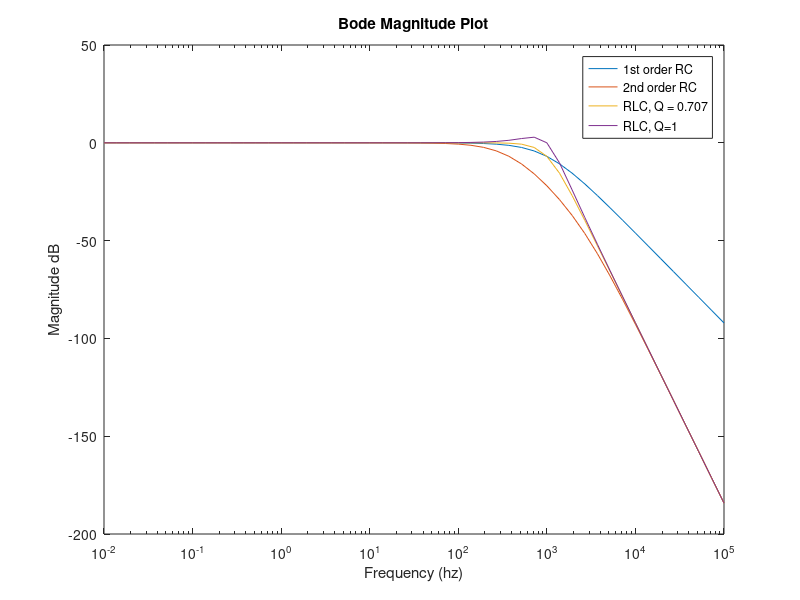

This chart was generated by the following MATLAB code:
% Anthony Rosenblum
% EELE 203
% 5/13/2018
% Lab 6

%% Problem #6
j = sqrt(-1);
w = [0:10:2000]*2*pi;
a = w./(2*pi);
r1 = 1000/(2*pi);
c = 10^-6;

% First order
p = abs(1./(r1*10^-6*j*w + 1));

plot(a,p)
title('Linear Magnitude Plot for #6')
xlabel('Frequency (hz)')
ylabel('Magnitude (V/V)')

hold 

% Second order
k = abs((1/(r1*r1*c*c))./((j*w).^2 + (j*w)*((r1*(c+c) + r1 * c)/(r1*r1*c*c)) + 1/(r1*r1*c*c)));

plot(a,k)

% Q = 0.707, RLC

r3 = sqrt(50660.59);
l3 = 39.4784176^-1;

n = abs((1/(l3*c))./((j*w).^2 + (j*w)*(r3/l3)+ 1/(l3*c)));

plot(a,n)

% Q = 1, RLC

r4 = (1000 * 2 * pi)*(0.02533);

m = abs((1/(l3*c))./((j*w).^2 + (j*w)*(r4/l3)+ 1/(l3*c)));

plot(a,m)

hold off

legend('1st order RC','2nd order RC', 'RLC, Q = 0.707', 'RLC, Q=1')

%% Problem #7

wmin = 0.01 * 2 * pi;
wmax = 100000 * 2 * pi;
com1 = logspace(log10(wmin),log10(wmax));
b = com1/(2*pi);
com2 = [0:100:100000];

g = 20 * log(abs(1./(r1*10^-6*j*com1 + 1)));

f = 20 * log(abs((1/(r1*r1*c*c))./((j*com1).^2 + (j*com1)*((r1*(c+c) + r1 * c)/(r1*r1*c*c)) + 1/(r1*r1*c*c))));

v = 20 * log(abs((1/(l3*c))./((j*com1).^2 + (j*com1)*(r3/l3)+ 1/(l3*c))));

x = 20 * log(abs((1/(l3*c))./((j*com1).^2 + (j*com1)*(r4/l3)+ 1/(l3*c))));


semilogx(b,g)
hold
semilogx(b,f)

semilogx(b,v)

semilogx(b,x)
hold off


title('Bode Magnitude Plot')
xlabel('Frequency (hz)')
ylabel('Magnitude dB')
legend('1st order RC','2nd order RC', 'RLC, Q = 0.707', 'RLC, Q=1')

%% Problem 8
% Before the cutoff frequency the 2nd order RC curve, 1st order RC, and Q  =0.707 RLC experience some attenuation
% in descending intensity. Meanwhile the Q = 1 RLC curve manages to go
% above the initial DC gain before dropping down at the cutoff.

% The Q=1 RLC curve behaves closest to the brickwall filter despite
% increasing slightly before the cutoff. It has the steepest slope down.

% Well beyond the cutoff the 1st order RC has the least steep slope of
% -40dB/dec.
% Meanwhile the second order RC, and the two RLC circuits have slopes of
% -100 dB/dec.
